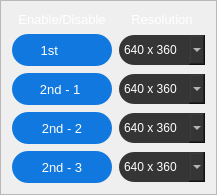
             <widget class="QFrame" name="cpanel_frame_cameras">
              <property name="styleSheet">
               <string notr="true">QFrame#cpanel_frame_cameras {
background-color: rgba(34,34,34,255);
border-radius: 20px;
}
QPushButton {
background-color: rgba(17, 120, 223, 255);
border-radius: 16px;
color: rgb(255, 255, 255);
font-size: 13px;
width: 100px;
height: 32px;
}
QPushButton:hover{
background-color: rgba(17, 120, 223, 200);
}
QPushButton:pressed{
background-color: rgba(17, 120, 223, 128)
}
QLabel{
color: White;
font-size: 13px;
}
QComboBox {
border-radius: 15px;
color: White;
background-color: rgba(53,53,53,255);
height:30;
}
QComboBox:hover{
background-color: rgba(53,53,53,200);
}
QComboBox:pressed{
background-color: rgba(53,53,53,128);
}
QComboBox:on {
background-color: rgba(53,53,53,255);
border-bottom-left-radius: 0px;
border-bottom-right-radius: 0px;
}
QComboBox QAbstractItemView {
background: rgba(53,53,53,255);
color: White;
border: none;
selection-background-color: rgba(17, 120, 223, 255);
outline: 0px;
}
QComboBox::drop-down {
border-color: transparent;
background-color: transparent;
image: url(images/white_down_arrow.png);
width: 14px;
height: 14px;
padding-right: 9px;
padding-top: 9px;
}
</string>
              </property>
              <property name="frameShape">
               <enum>QFrame::StyledPanel</enum>
              </property>
              <property name="frameShadow">
               <enum>QFrame::Raised</enum>
              </property>
              <layout class="QVBoxLayout" name="verticalLayout_11">
               <item>
                <layout class="QGridLayout" name="gridLayout_2">
                 <property name="spacing">
                  <number>7</number>
                 </property>
                 <item row="2" column="0">
                  <widget class="QPushButton" name="cpanel_btn_camera2_1">
                   <property name="text">
                    <string>2nd - 1 </string>
                   </property>
                   <property name="icon">
                    <iconset>
                     <normaloff>images/white_camera.png</normaloff>images/white_camera.png</iconset>
                   </property>
                  </widget>
                 </item>
                 <item row="0" column="1">
                  <widget class="QLabel" name="cpanel_label_resol">
                   <property name="sizePolicy">
                    <sizepolicy hsizetype="Ignored" vsizetype="Fixed">
                     <horstretch>0</horstretch>
                     <verstretch>0</verstretch>
                    </sizepolicy>
                   </property>
                   <property name="styleSheet">
                    <string notr="true"/>
                   </property>
                   <property name="text">
                    <string>Resolution</string>
                   </property>
                   <property name="alignment">
                    <set>Qt::AlignCenter</set>
                   </property>
                  </widget>
                 </item>
                 <item row="4" column="1">
                  <widget class="QComboBox" name="cpanel_cbox_resol_4">
                   <property name="styleSheet">
                    <string notr="true"/>
                   </property>
                   <item>
                    <property name="text">
                     <string>640 x 360</string>
                    </property>
                   </item>
                   <item>
                    <property name="text">
                     <string>640 x 480</string>
                    </property>
                   </item>
                   <item>
                    <property name="text">
                     <string>1280 x 720</string>
                    </property>
                   </item>
                   <item>
                    <property name="text">
                     <string>1920 x 1080</string>
                    </property>
                   </item>
                  </widget>
                 </item>
                 <item row="4" column="0">
                  <widget class="QPushButton" name="cpanel_btn_camera2_3">
                   <property name="text">
                    <string>2nd - 3</string>
                   </property>
                   <property name="icon">
                    <iconset>
                     <normaloff>images/white_camera.png</normaloff>images/white_camera.png</iconset>
                   </property>
                  </widget>
                 </item>
                 <item row="3" column="1">
                  <widget class="QComboBox" name="cpanel_cbox_resol_3">
                   <property name="styleSheet">
                    <string notr="true"/>
                   </property>
                   <item>
                    <property name="text">
                     <string>640 x 360</string>
                    </property>
                   </item>
                   <item>
                    <property name="text">
                     <string>640 x 480</string>
                    </property>
                   </item>
                   <item>
                    <property name="text">
                     <string>1280 x 720</string>
                    </property>
                   </item>
                   <item>
                    <property name="text">
                     <string>1920 x 1080</string>
                    </property>
                   </item>
                  </widget>
                 </item>
                 <item row="0" column="0">
                  <widget class="QLabel" name="cpanel_abel_en_dis">
                   <property name="sizePolicy">
                    <sizepolicy hsizetype="Ignored" vsizetype="Fixed">
                     <horstretch>0</horstretch>
                     <verstretch>0</verstretch>
                    </sizepolicy>
                   </property>
                   <property name="styleSheet">
                    <string notr="true"/>
                   </property>
                   <property name="text">
                    <string>Enable/Disable</string>
                   </property>
                   <property name="alignment">
                    <set>Qt::AlignCenter</set>
                   </property>
                  </widget>
                 </item>
                 <item row="1" column="0">
                  <widget class="QPushButton" name="cpanel_btn_camera1">
                   <property name="styleSheet">
                    <string notr="true"/>
                   </property>
                   <property name="text">
                    <string>1st       </string>
                   </property>
                   <property name="icon">
                    <iconset>
                     <normaloff>images/white_camera.png</normaloff>images/white_camera.png</iconset>
                   </property>
                   <property name="iconSize">
                    <size>
                     <width>20</width>
                     <height>20</height>
                    </size>
                   </property>
                  </widget>
                 </item>
                 <item row="2" column="1">
                  <widget class="QComboBox" name="cpanel_cbox_resol_2">
                   <property name="styleSheet">
                    <string notr="true"/>
                   </property>
                   <item>
                    <property name="text">
                     <string>640 x 360</string>
                    </property>
                   </item>
                   <item>
                    <property name="text">
                     <string>640 x 480</string>
                    </property>
                   </item>
                   <item>
                    <property name="text">
                     <string>1280 x 720</string>
                    </property>
                   </item>
                   <item>
                    <property name="text">
                     <string>1920 x 1080</string>
                    </property>
                   </item>
                  </widget>
                 </item>
                 <item row="3" column="0">
                  <widget class="QPushButton" name="cpanel_btn_camera2_2">
                   <property name="text">
                    <string>2nd - 2</string>
                   </property>
                   <property name="icon">
                    <iconset>
                     <normaloff>images/white_camera.png</normaloff>images/white_camera.png</iconset>
                   </property>
                  </widget>
                 </item>
                 <item row="1" column="1">
                  <widget class="QComboBox" name="cpanel_cbox_resol_1">
                   <property name="styleSheet">
                    <string notr="true"/>
                   </property>
                   <item>
                    <property name="text">
                     <string>640 x 360</string>
                    </property>
                   </item>
                   <item>
                    <property name="text">
                     <string>640 x 480</string>
                    </property>
                   </item>
                   <item>
                    <property name="text">
                     <string>1280 x 720</string>
                    </property>
                   </item>
                   <item>
                    <property name="text">
                     <string>1920 x 1080</string>
                    </property>
                   </item>
                  </widget>
                 </item>
                </layout>
               </item>
              </layout>
             </widget>
